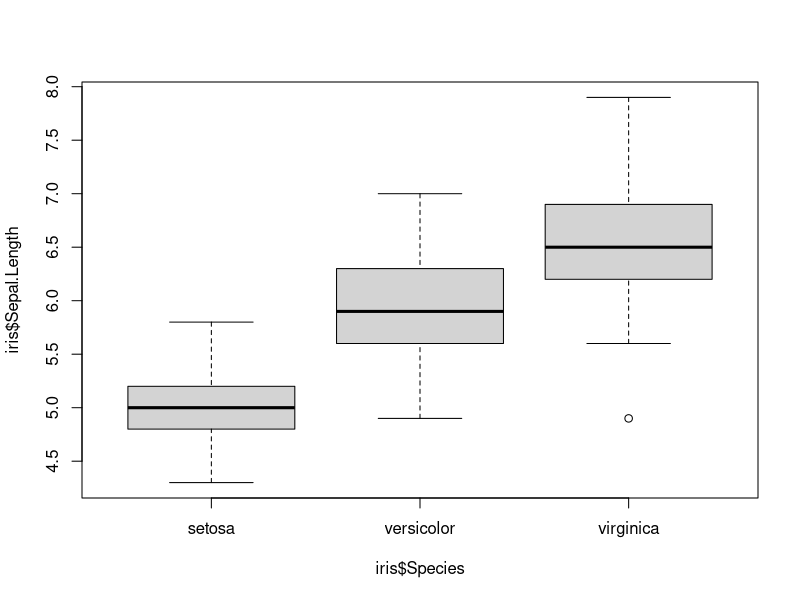
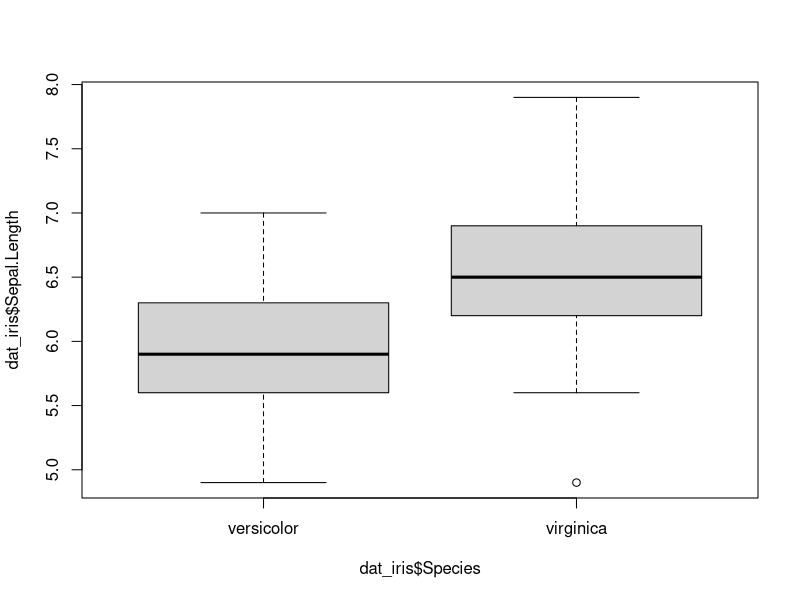

These charts were generated, in order, by the following R code: (Note: this script raises an error after producing the figures.)
data("iris")
boxplot(iris$Sepal.Length ~ iris$Species)


# Para usar 2 bases de datos, (subset solo funciona para 1)

dat_iris <- subset(iris, Species %in% c("versicolor",
                                           "virginica"))

View(dat_iris)  # In:en tiempo real identifica TRUE los comandos que le dimos.

dat_iris$Species <- droplevels(dat_iris$Species) # Para quitar "setosa" de la gráfica de la base de datos original.
boxplot(dat_iris$Sepal.Length ~ dat_iris$Species)

boxplot(setosa$Sepal.Length) # Ejemplo para ver que solo se grafica setosa.

# Ejemplo correcto
# H0 = la media de SL de virginica es mayor que la media de versicolor
# H1 = 

t.test(dat_iris$Sepal.Length ~ dat_iris$Species,
       alternative = "greater", var.equal =T)
5.936-6.588

tapply(dat_iris$Sepal.Length, dat_iris$Species, mean)
tapply(dat_iris$Sepal.Length, dat_iris$Species, sd)

# Ejemplo erroneo, si queremos le decimos lo contrario
# H0 = la media de SL de virginica es mayor que la media de versicolor
# H1 = 

t.test(dat_iris$Sepal.Length ~ dat_iris$Species,
       alternative = "less", var.equal =T)

# Ejemplo erroneo de 2 colas
# H0 = la media de SL de virginica es mayor que la media de versicolor
# H1 = 

t.test(dat_iris$Sepal.Length ~ dat_iris$Species,
       alternative = "two.sided", var.equal =T)
